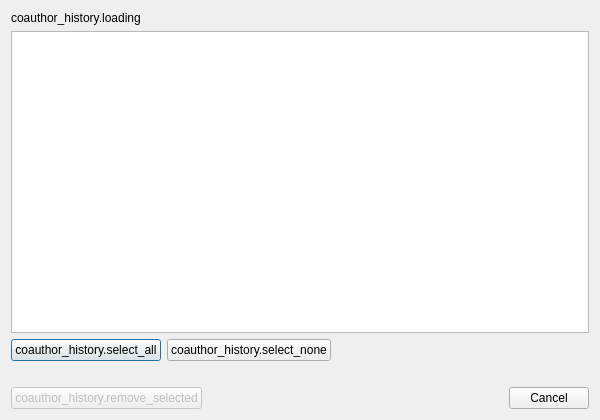
<?xml version="1.0" encoding="UTF-8"?>
<ui version="4.0">
 <class>CoAuthorHistoryDialog</class>
 <widget class="QDialog" name="CoAuthorHistoryDialog">
  <property name="minimumSize">
   <size>
    <width>600</width>
    <height>420</height>
   </size>
  </property>
  <property name="windowTitle">
   <string notr="true">coauthor_history.title</string>
  </property>
  <layout class="QVBoxLayout" name="mainLayout">
   <item>
    <widget class="QLabel" name="infoLabel">
     <property name="text">
      <string notr="true">coauthor_history.loading</string>
     </property>
     <property name="wordWrap">
      <bool>true</bool>
     </property>
    </widget>
   </item>
   <item>
    <widget class="QListWidget" name="commitList">
     <property name="selectionMode">
      <enum>QAbstractItemView::SelectionMode::NoSelection</enum>
     </property>
    </widget>
   </item>
   <item>
    <layout class="QHBoxLayout" name="selectRow">
     <item>
      <widget class="QPushButton" name="selectAllButton">
       <property name="text">
        <string notr="true">coauthor_history.select_all</string>
       </property>
      </widget>
     </item>
     <item>
      <widget class="QPushButton" name="selectNoneButton">
       <property name="text">
        <string notr="true">coauthor_history.select_none</string>
       </property>
      </widget>
     </item>
     <item>
      <spacer name="selectSpacer">
       <property name="orientation">
        <enum>Qt::Orientation::Horizontal</enum>
       </property>
       <property name="sizeHint" stdset="0">
        <size>
         <width>0</width>
         <height>0</height>
        </size>
       </property>
      </spacer>
     </item>
    </layout>
   </item>
   <item>
    <widget class="QLabel" name="warningLabel">
     <property name="styleSheet">
      <string notr="true">color: rgb(230, 170, 90);</string>
     </property>
     <property name="text">
      <string notr="true"/>
     </property>
     <property name="wordWrap">
      <bool>true</bool>
     </property>
    </widget>
   </item>
   <item>
    <layout class="QHBoxLayout" name="buttonRow">
     <item>
      <widget class="QPushButton" name="primaryButton">
       <property name="enabled">
        <bool>false</bool>
       </property>
       <property name="text">
        <string notr="true">coauthor_history.remove_selected</string>
       </property>
      </widget>
     </item>
     <item>
      <widget class="QDialogButtonBox" name="buttonBox">
       <property name="standardButtons">
        <set>QDialogButtonBox::StandardButton::Cancel</set>
       </property>
      </widget>
     </item>
    </layout>
   </item>
  </layout>
 </widget>
 <tabstops>
  <tabstop>commitList</tabstop>
  <tabstop>selectAllButton</tabstop>
  <tabstop>selectNoneButton</tabstop>
  <tabstop>primaryButton</tabstop>
 </tabstops>
 <resources/>
 <connections/>
</ui>
